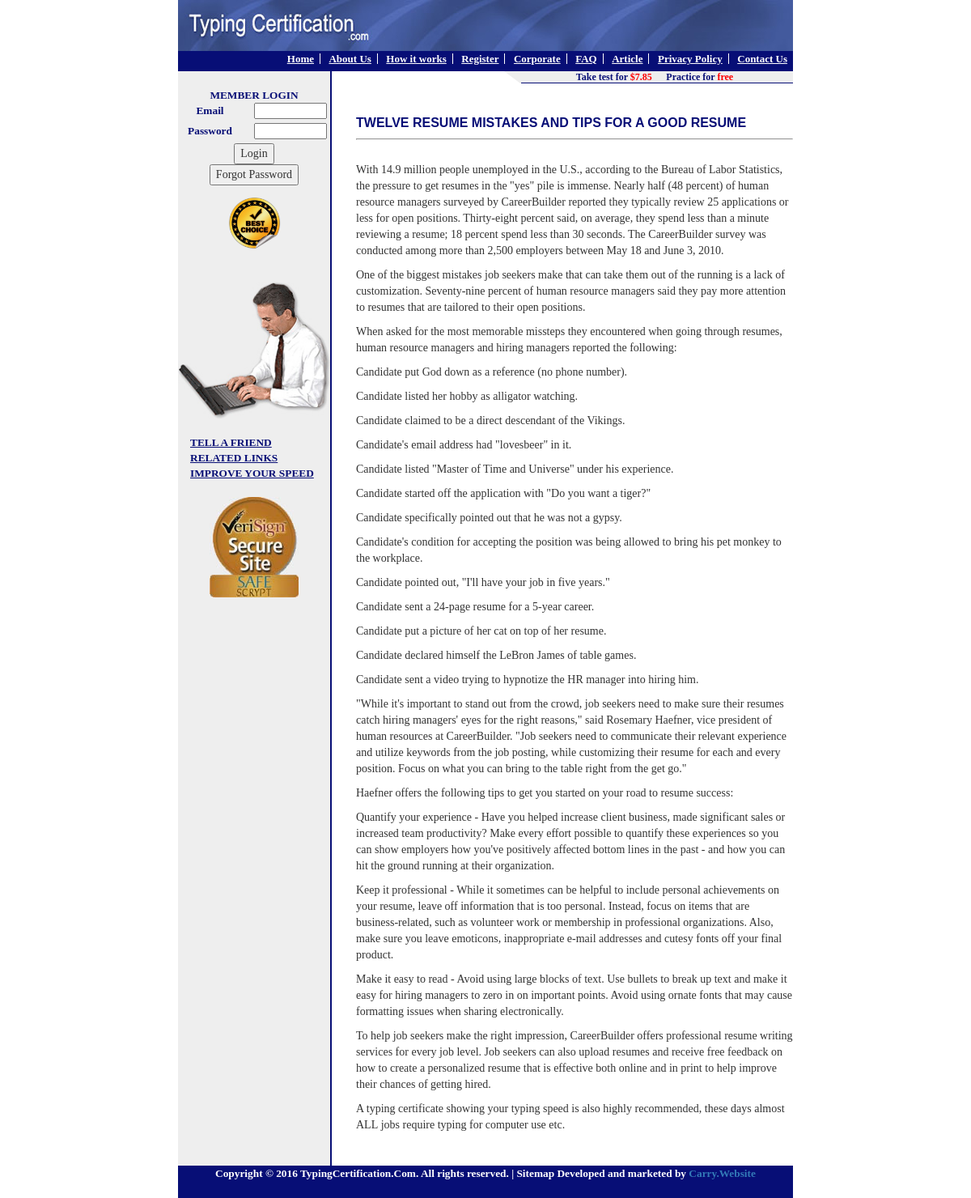
The app's page /article-view.php?id=3 with its own data.
### tables this page shows
CREATE TABLE `article` (
  `id` int(11) NOT NULL,
  `article_title` varchar(255) DEFAULT NULL,
  `article_date` date DEFAULT NULL,
  `visible_in_front` varchar(255) DEFAULT NULL,
  `article_text` text,
  `status` int(11) DEFAULT NULL
);

### article-view.php (the view, shortened to what this page needs)
<?php
include_once "header.php";
include_once "db_con.php";
$sql = "SELECT * FROM article where id=".$_GET['id'];
$result = $conn->query($sql);
if($result->num_rows>0){
    $row = $result->fetch_assoc();
}else{
    $msg="Article Not Found";
}
?>
    <div class="row-diff">
        <h1 class="content-heading"><?php echo $row['article_title']?></h1>
        <hr>
        <br>
        <div>
            <?php echo $row['article_text']?>
        </div>
    </div>
<?php
include_once "footer.php";
?>

### css/style2.css (style rules this page uses)
body { font-family: tahoma; }
.content-heading { font-family: Arial, Helvetica, sans-serif; font-size: 12pt; text-transform: uppercase; color: #070E76; font-weight: bold; text-align: left; }
.row-diff { margin-left: -20px; }
hr { display: block; -webkit-margin-before: 0.5em; -webkit-margin-after: 0.5em; -webkit-margin-start: auto; -webkit-margin-end: auto; border-style: inset; border-width: 1px; }

### records on screen
article: article_title "TWELVE RESUME MISTAKES AND TIPS FOR A GOOD RESUME", article_text "With 14.9 million people unemployed in the U.S., according to the Bureau of Labor Statistics, the pressure to get resumes in the \"yes\" pile is immense. Nearly half (48 percent) of human resource managers surveyed by CareerBuilder reported they typically review 25 applications or less for open positions. Thirty-eight percent said, on average, they spend less than a minute reviewing a resume; 18 percent spend less than 30 seconds. The CareerBuilder survey was conducted among more than 2,500 employers between May 18 and June 3, 2010. One of the biggest mistakes job seekers make that can take them out of the running is a lack of customization. Seventy-nine percent of human resource managers…"
